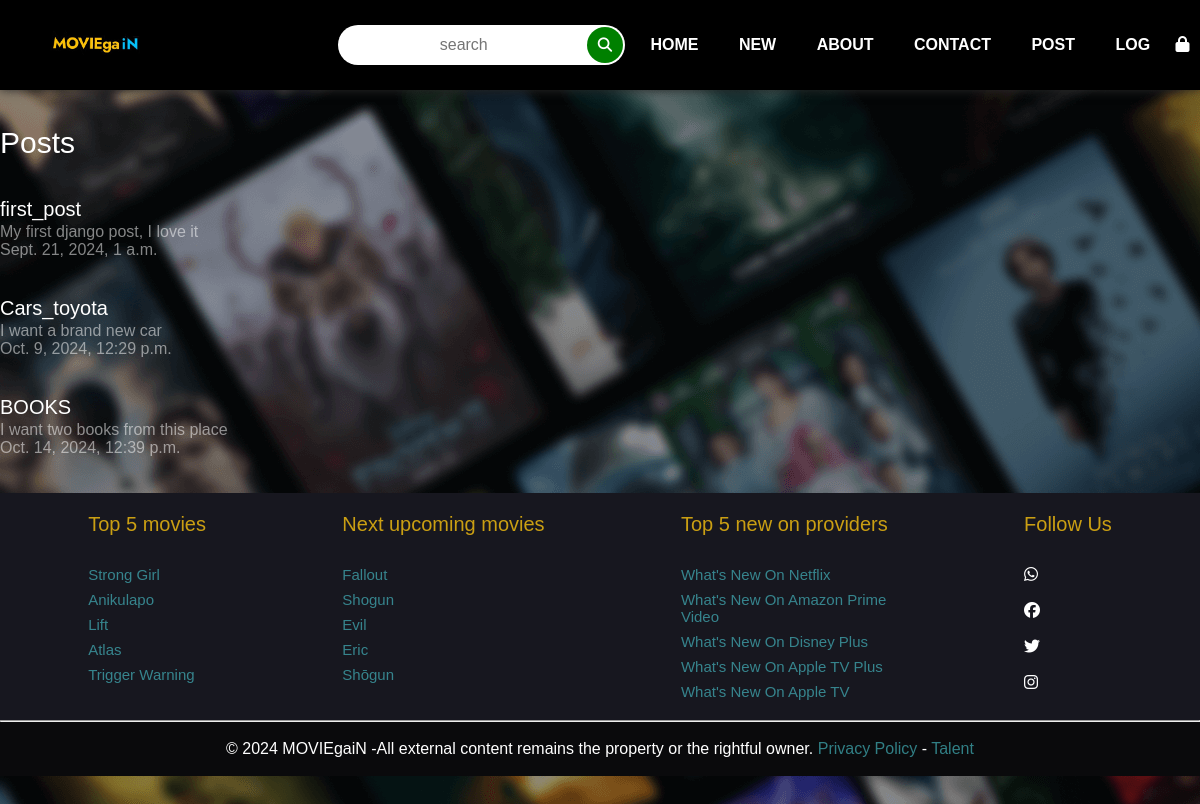
The app's page /posts/, older data.
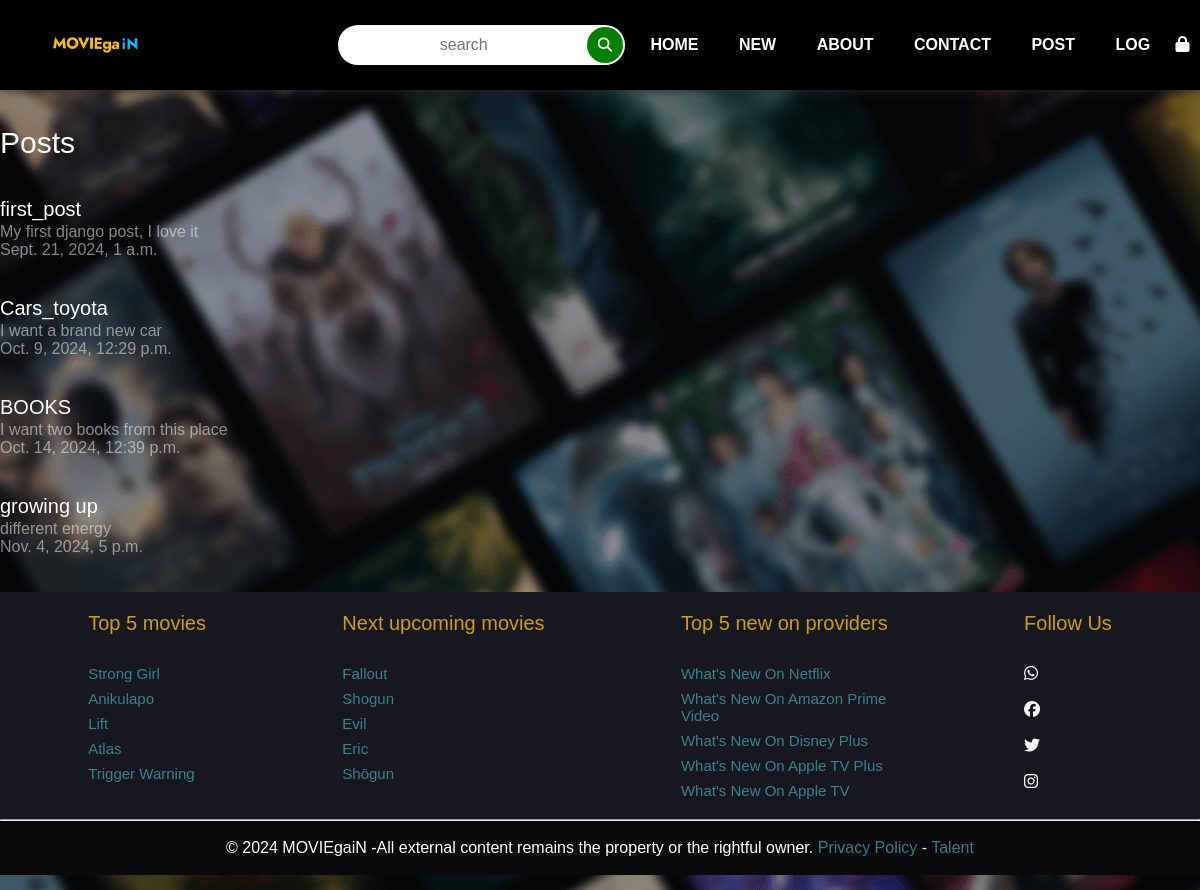
The same page, newer data.
### posts/models.py (models this page shows, shortened)
class Post(models.Model):
    title = models.CharField(max_length=255)
    body = models.TextField()
    slug = models.SlugField()
    date = models.DateTimeField(auto_now_add=True)
    image = models.ImageField(null=True, blank=True, upload_to='images')

### posts/views.py (the view)
# urls.py: path('', views.poster, name="list"),
def poster(request):
    Data = Post.objects.all()
    return render(request, 'posts/poster.html', {'posts': Data})

### posts/templates/posts/poster.html
{% extends 'layout.html' %}
{% load static %}
{% block content %}
<body style="background-image: url('{% static 'imagefolder/images/rawuf.png' %}');">
<br>
    <br>
    <br>
    <br>
    <br>
    <br>
    <br>
<section>
    <h1>Posts</h1>
    <br>
    <br>
{% for post in posts %}
    <div class="Post">
        <a href="{% url 'posts:page' slug=post.slug %}">
            <h2>{{ post.title }}</h2>
        </a>
        <p>{{ post.body }}</p>
        <p>{{ post.date }}</p>
        <br>
        <br>
    </div>
{% endfor %}
</section>
</body>
{% endblock %}

### template/layout.html (shortened to what this page needs)
<!DOCTYPE html>
{% load static %}
<html lang="en">
<head>
<link rel="stylesheet" href="{% static 'css/home.css' %}">
<link rel="stylesheet" href="https://cdnjs.cloudflare.com/ajax/libs/font-awesome/6.6.0/css/all.min.css" />
<link rel="stylesheet" href="{% static 'css/style.css' %}">
<link rel="stylesheet" href="{% static 'css/new.css' %}">
<link rel="stylesheet" href="{% static 'css/post.css' %}">
<link rel="stylesheet" href="{% static 'css/cart.css' %}">
</head>
<body>
    {% include 'header.html' %}
    {% block content %}
    {% endblock %}
{% include 'footer.html' %}
</body>
</html>

### template/header.html (shortened to what this page needs)
{% load static %}
<header>
    <div class="logo"><h1><img src="{% static 'imagefolder/images/Screenshot.png' %}" width="90px" alt=""></h1></div>
    <div class="search-box">
        <form action="" method="post">
            <input type="text" name="search" id="srch" placeholder="search">
            <button type="submit"><i class="fa fa-search"></i></button>
        </form>
    </div>
    <ul>
        <li><a href="/main">HOME</a></li>
        <li><a href="/new">NEW</a></li>
        <li><a href="/about">ABOUT</a></li>
        <li><a href="/contact">CONTACT</a></li>
        <li><a href="{% url 'posts:list' %}">Post</a></li>
        <li><a href="{% url 'users:logins' %}">log</a></li>
        <li>
                <i class="fa-solid fa-lock" id="cart-icon"></i>
        </li>
</ul>
</header>

### template/footer.html (shortened to what this page needs)
{% load static %}
<footer>
    <div class="footer-col">
        <h4>Top 5 movies</h4>
        <ul>
            <li><a href="/backend">Strong Girl</a></li>
            <li><a href="/backend">Anikulapo</a></li>
            <li><a href="/backend">Lift</a></li>
            <li><a href="/backend">Atlas</a></li>
            <li><a href="/backend">Trigger Warning</a></li>
        </ul>
    </div>
    <div class="footer-col">
        <h4>Next upcoming movies</h4>
        <ul>
            <li><a href="/backend">fallout</a></li>
            <li><a href="/backend">Shogun</a></li>
            <li><a href="/backend">Evil</a></li>
            <li><a href="/backend">Eric</a></li>
            <li><a href="/backend">Shōgun</a></li>
        </ul>
    </div>
    <div class="footer-col">
        <h4>Top 5 new on providers</h4>
        <ul>
            <li><a href="providers/nitflix.html">What's new on netflix</a></li>
            <li><a href="providers/amazon.html">What's new on Amazon Prime <br>video</a></li>
            <li><a href="#">What's new on Disney plus</a></li>
            <li><a href="#">What's new on Apple TV plus</a></li>
            <li><a href="#">What's new on Apple TV</a></li>
        </ul>
    </div>
    <div class="footer-col">
        <h4>Follow Us</h4>
        <li>
            <a href="#"><i class="fa-brands fa-whatsapp"></i></a>
            <br>
            <br>
            <a href="#"><i class="fab fa-facebook"></i></a>
            <br>
            <br>
            <a href="#"><i class="fab fa-twitter"></i></a>
            <br>
            <br>
            <a href="#"><i class="fab fa-instagram"></i></a>
        </li>
    </div>
  </footer>
  <hr>
  <nav class="support_footer">
    <div class="pop">
        <br>
        <p>© 2024 MOVIEgaiN -All external content remains the property or the rightful owner.<a href="/policy"> Privacy Policy </a>- <a href="/talent">Talent</a></p>
        <br>
      </div>
  </nav>

### static/css/style.css (style rules this page uses)
body { color: white; }
* { margin: 0; padding: 0; list-style: none; text-decoration: none; box-sizing: border-box; font-family: sans-serif; }
header { width: 100%; height: 90px; display: flex; justify-content: space-between; align-items: center; position: fixed; z-index: 99; box-shadow: 0 0 10px #2b2929; background: rgb(0, 0, 0); }
i { color: white; cursor: pointer; }
header .logo { flex: 1; margin-left: 50px; text-transform: uppercase; font-size: 15px; }
header .search-box { flex: 1; position: relative; }
.search-box input { width: 100%; height: 40px; border: none; outline: none; background-color: white; border-radius: 30px; color: gray; font-size: 16px; text-align: center; padding-left: 5px; padding-right: 40px; }
.search-box button { cursor: pointer; width: 40px; height: 40px; border-radius: 30px; border: none; position: absolute; top: 0; right: 0; transform: scale(0.9); background-color: green; }
header ul { flex: 2; display: flex; justify-content: space-evenly; }
header ul li { list-style: none; }
header ul li a { text-decoration: none; color: white; font-weight: 600; text-transform: uppercase; padding: 10px 15px; }
footer { display: flex; flex-wrap: wrap; margin-top: auto; background-color: #17171f; padding: 20px; justify-content: center; justify-content: space-around; }
.footer-col ul { list-style: none; }
.footer-col h4 { margin-bottom: 30px; font-weight: 400; font-size: 20px; color: #ca9f13; }
.footer-col h4::before { content: ''; position: absolute; left: 0; bottom: -5px; height: 2px; width: 30px; }
.footer-col ul li:not(:last-child) { margin-bottom: 8px; }
.footer-col ul li a { display: block; font-size: 15px; text-transform: capitalize; color: rgba(78, 212, 221, 0.582); text-decoration: none; transition: 0.4s; }
button,input,optgroup,select,textarea { font: inherit; margin: 0 }
h1 { color: #fff; font-size: 30px; font-weight: 400; line-height: 34px }
h2 { color: #fff; font-size: 20px; font-weight: 400; line-height: 27px }

### static/css/new.css (style rules this page uses)
body { background-color: rgba(0, 0, 0, 0.918); }

### static/css/post.css (style rules this page uses)
.Post { color: white; }
.Post p { color: rgba(255, 255, 255, 0.514); }

### static/css/cart.css (style rules this page uses)
:root { --main-color: #fd4646; --text-color: #171427; --bg-color: #fff }
body { color: var(--text-color); }
#cart-icon { font-size: 1rem; cursor: pointer; }

### template/footer.html (style rules this page uses)
.support_footer { width: 100%; font-size: 16px; font-weight: normal; font-style: normal; letter-spacing: normal; text-align: center; color: white; background-color: #0a0a0c; display: flex; flex-wrap: wrap; justify-content: center; justify-content: space-around; }
.pop a { color: rgba(78, 212, 221, 0.582); }

Row changes from the older to the newer data that the page shows:
added Post: title "growing up", body "different energy", date "Nov. 4, 2024, 5 p.m."
